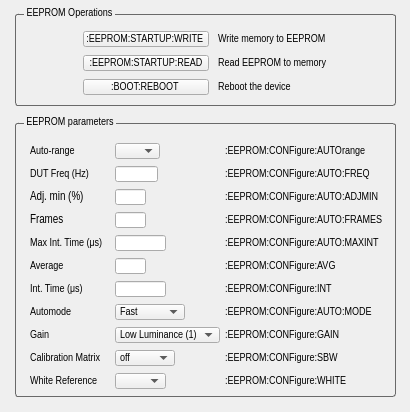
<?xml version="1.0" encoding="UTF-8"?>
<ui version="4.0">
 <class>Col_Startup_Values_Window</class>
 <widget class="QMainWindow" name="Col_Startup_Values_Window">
  <property name="geometry">
   <rect>
    <x>0</x>
    <y>0</y>
    <width>410</width>
    <height>412</height>
   </rect>
  </property>
  <property name="minimumSize">
   <size>
    <width>410</width>
    <height>412</height>
   </size>
  </property>
  <property name="maximumSize">
   <size>
    <width>410</width>
    <height>412</height>
   </size>
  </property>
  <property name="windowTitle">
   <string>Colorimeter Startup Values</string>
  </property>
  <widget class="QWidget" name="centralwidget">
   <widget class="QWidget" name="widget_08_eeprom_operations" native="true">
    <property name="geometry">
     <rect>
      <x>15</x>
      <y>7</y>
      <width>383</width>
      <height>114</height>
     </rect>
    </property>
    <widget class="QGroupBox" name="groupBox_ar_params_5">
     <property name="geometry">
      <rect>
       <x>0</x>
       <y>0</y>
       <width>381</width>
       <height>99</height>
      </rect>
     </property>
     <property name="font">
      <font>
       <family>Arial Narrow</family>
       <pointsize>8</pointsize>
      </font>
     </property>
     <property name="styleSheet">
      <string notr="true">QGroupBox {

    border: 1px solid gray;
    border-color: #696969;
    border-radius: 3px;
    margin-top: 7px;
}

QGroupBox::title {
    subcontrol-origin: margin;
    left: 9px;
    padding: 0px 1px 0px 1px;
}</string>
     </property>
     <property name="title">
      <string>EEPROM Operations</string>
     </property>
     <property name="alignment">
      <set>Qt::AlignLeading|Qt::AlignLeft|Qt::AlignVCenter</set>
     </property>
     <widget class="QWidget" name="gridLayoutWidget_2">
      <property name="geometry">
       <rect>
        <x>68</x>
        <y>16</y>
        <width>251</width>
        <height>81</height>
       </rect>
      </property>
      <layout class="QGridLayout" name="gridLayout_eeprom">
       <property name="horizontalSpacing">
        <number>9</number>
       </property>
       <property name="verticalSpacing">
        <number>0</number>
       </property>
       <item row="1" column="1">
        <widget class="QLabel" name="label_automode_4">
         <property name="minimumSize">
          <size>
           <width>0</width>
           <height>16</height>
          </size>
         </property>
         <property name="maximumSize">
          <size>
           <width>16777215</width>
           <height>16</height>
          </size>
         </property>
         <property name="font">
          <font>
           <family>Arial Narrow</family>
           <pointsize>8</pointsize>
          </font>
         </property>
         <property name="text">
          <string>Read EEPROM to memory </string>
         </property>
        </widget>
       </item>
       <item row="0" column="1">
        <widget class="QLabel" name="label_automode_5">
         <property name="minimumSize">
          <size>
           <width>0</width>
           <height>16</height>
          </size>
         </property>
         <property name="maximumSize">
          <size>
           <width>16777215</width>
           <height>16</height>
          </size>
         </property>
         <property name="font">
          <font>
           <family>Arial Narrow</family>
           <pointsize>8</pointsize>
          </font>
         </property>
         <property name="text">
          <string>Write memory to EEPROM</string>
         </property>
        </widget>
       </item>
       <item row="2" column="1">
        <widget class="QLabel" name="label_automode_3">
         <property name="minimumSize">
          <size>
           <width>0</width>
           <height>16</height>
          </size>
         </property>
         <property name="maximumSize">
          <size>
           <width>16777215</width>
           <height>16</height>
          </size>
         </property>
         <property name="font">
          <font>
           <family>Arial Narrow</family>
           <pointsize>8</pointsize>
          </font>
         </property>
         <property name="text">
          <string>Reboot the device</string>
         </property>
        </widget>
       </item>
       <item row="0" column="0">
        <widget class="QPushButton" name="pushButton_eeprom_write">
         <property name="minimumSize">
          <size>
           <width>126</width>
           <height>16</height>
          </size>
         </property>
         <property name="maximumSize">
          <size>
           <width>126</width>
           <height>16</height>
          </size>
         </property>
         <property name="font">
          <font>
           <family>Arial Narrow</family>
           <pointsize>8</pointsize>
          </font>
         </property>
         <property name="text">
          <string>:EEPROM:STARTUP:WRITE </string>
         </property>
        </widget>
       </item>
       <item row="1" column="0">
        <widget class="QPushButton" name="pushButton_eeprom_read">
         <property name="minimumSize">
          <size>
           <width>126</width>
           <height>16</height>
          </size>
         </property>
         <property name="maximumSize">
          <size>
           <width>126</width>
           <height>16</height>
          </size>
         </property>
         <property name="font">
          <font>
           <family>Arial Narrow</family>
           <pointsize>8</pointsize>
          </font>
         </property>
         <property name="text">
          <string>:EEPROM:STARTUP:READ</string>
         </property>
        </widget>
       </item>
       <item row="2" column="0">
        <widget class="QPushButton" name="pushButton_reboot">
         <property name="minimumSize">
          <size>
           <width>126</width>
           <height>16</height>
          </size>
         </property>
         <property name="maximumSize">
          <size>
           <width>126</width>
           <height>16</height>
          </size>
         </property>
         <property name="font">
          <font>
           <family>Arial Narrow</family>
           <pointsize>8</pointsize>
          </font>
         </property>
         <property name="text">
          <string>:BOOT:REBOOT </string>
         </property>
        </widget>
       </item>
      </layout>
     </widget>
    </widget>
   </widget>
   <widget class="QWidget" name="widget_09_eeprom_params" native="true">
    <property name="geometry">
     <rect>
      <x>15</x>
      <y>116</y>
      <width>391</width>
      <height>291</height>
     </rect>
    </property>
    <widget class="QGroupBox" name="groupBox_ar_params_6">
     <property name="geometry">
      <rect>
       <x>0</x>
       <y>0</y>
       <width>381</width>
       <height>281</height>
      </rect>
     </property>
     <property name="font">
      <font>
       <family>Arial Narrow</family>
       <pointsize>8</pointsize>
      </font>
     </property>
     <property name="styleSheet">
      <string notr="true">QGroupBox {

    border: 1px solid gray;
    border-color: #696969;
    border-radius: 3px;
    margin-top: 7px;
}

QGroupBox::title {
    subcontrol-origin: margin;
    left: 9px;
    padding: 0px 1px 0px 1px;
}</string>
     </property>
     <property name="title">
      <string>EEPROM parameters</string>
     </property>
     <property name="alignment">
      <set>Qt::AlignLeading|Qt::AlignLeft|Qt::AlignVCenter</set>
     </property>
     <widget class="QWidget" name="gridLayoutWidget_8">
      <property name="geometry">
       <rect>
        <x>10</x>
        <y>20</y>
        <width>381</width>
        <height>261</height>
       </rect>
      </property>
      <layout class="QGridLayout" name="gridLayout_core_params_2">
       <property name="topMargin">
        <number>0</number>
       </property>
       <property name="bottomMargin">
        <number>0</number>
       </property>
       <property name="spacing">
        <number>0</number>
       </property>
       <item row="7" column="1">
        <widget class="QComboBox" name="comboBox_automode_eeprom">
         <property name="minimumSize">
          <size>
           <width>70</width>
           <height>16</height>
          </size>
         </property>
         <property name="maximumSize">
          <size>
           <width>70</width>
           <height>16</height>
          </size>
         </property>
         <property name="font">
          <font>
           <family>Arial Narrow</family>
           <pointsize>8</pointsize>
          </font>
         </property>
         <property name="layoutDirection">
          <enum>Qt::LeftToRight</enum>
         </property>
         <property name="editable">
          <bool>false</bool>
         </property>
         <item>
          <property name="text">
           <string>Fast</string>
          </property>
         </item>
         <item>
          <property name="text">
           <string>Normal</string>
          </property>
         </item>
         <item>
          <property name="text">
           <string>Slow</string>
          </property>
         </item>
         <item>
          <property name="text">
           <string>Hi-sense</string>
          </property>
         </item>
         <item>
          <property name="text">
           <string>Manual</string>
          </property>
         </item>
         <item>
          <property name="text">
           <string>Not Set!</string>
          </property>
         </item>
        </widget>
       </item>
       <item row="9" column="1">
        <widget class="QComboBox" name="comboBox_sbw_eeprom">
         <property name="minimumSize">
          <size>
           <width>60</width>
           <height>16</height>
          </size>
         </property>
         <property name="maximumSize">
          <size>
           <width>60</width>
           <height>16</height>
          </size>
         </property>
         <property name="font">
          <font>
           <family>Arial Narrow</family>
           <pointsize>8</pointsize>
          </font>
         </property>
         <property name="layoutDirection">
          <enum>Qt::LeftToRight</enum>
         </property>
         <property name="editable">
          <bool>false</bool>
         </property>
         <item>
          <property name="text">
           <string>off</string>
          </property>
         </item>
         <item>
          <property name="text">
           <string>factory</string>
          </property>
         </item>
         <item>
          <property name="text">
           <string>user1</string>
          </property>
         </item>
         <item>
          <property name="text">
           <string>user2</string>
          </property>
         </item>
         <item>
          <property name="text">
           <string>user3</string>
          </property>
         </item>
         <item>
          <property name="text">
           <string>user4</string>
          </property>
         </item>
         <item>
          <property name="text">
           <string>user5</string>
          </property>
         </item>
         <item>
          <property name="text">
           <string>user6</string>
          </property>
         </item>
         <item>
          <property name="text">
           <string>user7</string>
          </property>
         </item>
         <item>
          <property name="text">
           <string>user8</string>
          </property>
         </item>
         <item>
          <property name="text">
           <string>user9</string>
          </property>
         </item>
         <item>
          <property name="text">
           <string>user10</string>
          </property>
         </item>
         <item>
          <property name="text">
           <string>user11</string>
          </property>
         </item>
         <item>
          <property name="text">
           <string>user12</string>
          </property>
         </item>
         <item>
          <property name="text">
           <string>user13</string>
          </property>
         </item>
         <item>
          <property name="text">
           <string>user14</string>
          </property>
         </item>
         <item>
          <property name="text">
           <string>user15</string>
          </property>
         </item>
         <item>
          <property name="text">
           <string>user16</string>
          </property>
         </item>
         <item>
          <property name="text">
           <string>user17</string>
          </property>
         </item>
         <item>
          <property name="text">
           <string>user18</string>
          </property>
         </item>
         <item>
          <property name="text">
           <string>user19</string>
          </property>
         </item>
         <item>
          <property name="text">
           <string>user20</string>
          </property>
         </item>
         <item>
          <property name="text">
           <string>user21</string>
          </property>
         </item>
         <item>
          <property name="text">
           <string>user22</string>
          </property>
         </item>
         <item>
          <property name="text">
           <string>user23</string>
          </property>
         </item>
         <item>
          <property name="text">
           <string>user24</string>
          </property>
         </item>
         <item>
          <property name="text">
           <string>user25</string>
          </property>
         </item>
         <item>
          <property name="text">
           <string>user26</string>
          </property>
         </item>
         <item>
          <property name="text">
           <string>user27</string>
          </property>
         </item>
         <item>
          <property name="text">
           <string>user28</string>
          </property>
         </item>
         <item>
          <property name="text">
           <string>user29</string>
          </property>
         </item>
         <item>
          <property name="text">
           <string>user30</string>
          </property>
         </item>
        </widget>
       </item>
       <item row="0" column="0">
        <widget class="QLabel" name="label_int_time_8">
         <property name="minimumSize">
          <size>
           <width>0</width>
           <height>16</height>
          </size>
         </property>
         <property name="maximumSize">
          <size>
           <width>16777215</width>
           <height>16</height>
          </size>
         </property>
         <property name="font">
          <font>
           <family>Arial Narrow</family>
           <pointsize>8</pointsize>
          </font>
         </property>
         <property name="text">
          <string>Auto-range</string>
         </property>
        </widget>
       </item>
       <item row="4" column="2">
        <widget class="QLabel" name="label_sbw_8">
         <property name="minimumSize">
          <size>
           <width>175</width>
           <height>16</height>
          </size>
         </property>
         <property name="maximumSize">
          <size>
           <width>175</width>
           <height>16</height>
          </size>
         </property>
         <property name="font">
          <font>
           <family>Arial Narrow</family>
           <pointsize>8</pointsize>
          </font>
         </property>
         <property name="text">
          <string>:EEPROM:CONFigure:AUTO:MAXINT </string>
         </property>
        </widget>
       </item>
       <item row="6" column="0">
        <widget class="QLabel" name="label_int_time_5">
         <property name="minimumSize">
          <size>
           <width>0</width>
           <height>16</height>
          </size>
         </property>
         <property name="maximumSize">
          <size>
           <width>16777215</width>
           <height>16</height>
          </size>
         </property>
         <property name="font">
          <font>
           <family>Arial Narrow</family>
           <pointsize>8</pointsize>
          </font>
         </property>
         <property name="text">
          <string>Int. Time (μs)</string>
         </property>
        </widget>
       </item>
       <item row="6" column="1">
        <widget class="QLineEdit" name="lineEdit_int_time_eeprom">
         <property name="minimumSize">
          <size>
           <width>51</width>
           <height>16</height>
          </size>
         </property>
         <property name="maximumSize">
          <size>
           <width>51</width>
           <height>16</height>
          </size>
         </property>
         <property name="font">
          <font>
           <family>Arial Narrow</family>
           <pointsize>8</pointsize>
          </font>
         </property>
         <property name="toolTip">
          <string>&lt;html&gt;&lt;head/&gt;&lt;body&gt;&lt;p&gt;&lt;span style=&quot; font-family:Arial Narrow; font-size:9pt; font-weight:600;&quot;&gt;320 - 1000000&lt;/span&gt;&lt;/p&gt;&lt;/body&gt;&lt;/html&gt;</string>
         </property>
         <property name="layoutDirection">
          <enum>Qt::LeftToRight</enum>
         </property>
         <property name="alignment">
          <set>Qt::AlignLeading|Qt::AlignLeft|Qt::AlignVCenter</set>
         </property>
        </widget>
       </item>
       <item row="1" column="2">
        <widget class="QLabel" name="label_dut_ar_freq_6">
         <property name="minimumSize">
          <size>
           <width>0</width>
           <height>16</height>
          </size>
         </property>
         <property name="maximumSize">
          <size>
           <width>16777215</width>
           <height>16</height>
          </size>
         </property>
         <property name="font">
          <font>
           <family>Arial Narrow</family>
           <pointsize>8</pointsize>
          </font>
         </property>
         <property name="text">
          <string>:EEPROM:CONFigure:AUTO:FREQ </string>
         </property>
        </widget>
       </item>
       <item row="10" column="2">
        <widget class="QLabel" name="label_sbw_7">
         <property name="minimumSize">
          <size>
           <width>0</width>
           <height>16</height>
          </size>
         </property>
         <property name="maximumSize">
          <size>
           <width>16777215</width>
           <height>16</height>
          </size>
         </property>
         <property name="font">
          <font>
           <family>Arial Narrow</family>
           <pointsize>8</pointsize>
          </font>
         </property>
         <property name="text">
          <string>:EEPROM:CONFigure:WHITE </string>
         </property>
        </widget>
       </item>
       <item row="5" column="0">
        <widget class="QLabel" name="label_avg_4">
         <property name="minimumSize">
          <size>
           <width>0</width>
           <height>16</height>
          </size>
         </property>
         <property name="maximumSize">
          <size>
           <width>16777215</width>
           <height>16</height>
          </size>
         </property>
         <property name="font">
          <font>
           <family>Arial Narrow</family>
           <pointsize>8</pointsize>
          </font>
         </property>
         <property name="text">
          <string>Average</string>
         </property>
        </widget>
       </item>
       <item row="5" column="1">
        <widget class="QLineEdit" name="lineEdit_eeprom_avg">
         <property name="minimumSize">
          <size>
           <width>31</width>
           <height>16</height>
          </size>
         </property>
         <property name="maximumSize">
          <size>
           <width>31</width>
           <height>16</height>
          </size>
         </property>
         <property name="font">
          <font>
           <family>Arial Narrow</family>
           <pointsize>8</pointsize>
          </font>
         </property>
         <property name="toolTip">
          <string>&lt;html&gt;&lt;head/&gt;&lt;body&gt;&lt;p&gt;&lt;span style=&quot; font-family:Arial Narrow; font-size:9pt; font-weight:600;&quot;&gt;1 - 255&lt;/span&gt;&lt;/p&gt;&lt;/body&gt;&lt;/html&gt;</string>
         </property>
         <property name="alignment">
          <set>Qt::AlignLeading|Qt::AlignLeft|Qt::AlignVCenter</set>
         </property>
        </widget>
       </item>
       <item row="5" column="2">
        <widget class="QLabel" name="label_avg_3">
         <property name="minimumSize">
          <size>
           <width>0</width>
           <height>16</height>
          </size>
         </property>
         <property name="maximumSize">
          <size>
           <width>16777215</width>
           <height>16</height>
          </size>
         </property>
         <property name="font">
          <font>
           <family>Arial Narrow</family>
           <pointsize>8</pointsize>
          </font>
         </property>
         <property name="text">
          <string>:EEPROM:CONFigure:AVG</string>
         </property>
        </widget>
       </item>
       <item row="0" column="1">
        <widget class="QComboBox" name="comboBox_autorange_eeprom">
         <property name="minimumSize">
          <size>
           <width>45</width>
           <height>16</height>
          </size>
         </property>
         <property name="maximumSize">
          <size>
           <width>45</width>
           <height>16</height>
          </size>
         </property>
         <property name="font">
          <font>
           <family>Arial Narrow</family>
           <pointsize>8</pointsize>
          </font>
         </property>
         <property name="layoutDirection">
          <enum>Qt::LeftToRight</enum>
         </property>
         <property name="editable">
          <bool>false</bool>
         </property>
         <property name="placeholderText">
          <string>clooooosed</string>
         </property>
         <item>
          <property name="text">
           <string>OFF</string>
          </property>
         </item>
         <item>
          <property name="text">
           <string>ON</string>
          </property>
         </item>
        </widget>
       </item>
       <item row="7" column="2">
        <widget class="QLabel" name="label_automode_7">
         <property name="minimumSize">
          <size>
           <width>0</width>
           <height>16</height>
          </size>
         </property>
         <property name="maximumSize">
          <size>
           <width>16777215</width>
           <height>16</height>
          </size>
         </property>
         <property name="font">
          <font>
           <family>Arial Narrow</family>
           <pointsize>8</pointsize>
          </font>
         </property>
         <property name="text">
          <string>:EEPROM:CONFigure:AUTO:MODE </string>
         </property>
        </widget>
       </item>
       <item row="7" column="0">
        <widget class="QLabel" name="label_automode_6">
         <property name="minimumSize">
          <size>
           <width>0</width>
           <height>16</height>
          </size>
         </property>
         <property name="maximumSize">
          <size>
           <width>16777215</width>
           <height>16</height>
          </size>
         </property>
         <property name="font">
          <font>
           <family>Arial Narrow</family>
           <pointsize>8</pointsize>
          </font>
         </property>
         <property name="text">
          <string>Automode</string>
         </property>
        </widget>
       </item>
       <item row="6" column="2">
        <widget class="QLabel" name="label_int_time_10">
         <property name="minimumSize">
          <size>
           <width>0</width>
           <height>16</height>
          </size>
         </property>
         <property name="maximumSize">
          <size>
           <width>16777215</width>
           <height>16</height>
          </size>
         </property>
         <property name="font">
          <font>
           <family>Arial Narrow</family>
           <pointsize>8</pointsize>
          </font>
         </property>
         <property name="text">
          <string>:EEPROM:CONFigure:INT </string>
         </property>
        </widget>
       </item>
       <item row="0" column="2">
        <widget class="QLabel" name="label_int_time_9">
         <property name="minimumSize">
          <size>
           <width>0</width>
           <height>16</height>
          </size>
         </property>
         <property name="maximumSize">
          <size>
           <width>16777215</width>
           <height>16</height>
          </size>
         </property>
         <property name="font">
          <font>
           <family>Arial Narrow</family>
           <pointsize>8</pointsize>
          </font>
         </property>
         <property name="text">
          <string>:EEPROM:CONFigure:AUTOrange </string>
         </property>
        </widget>
       </item>
       <item row="8" column="0">
        <widget class="QLabel" name="label_gain_19">
         <property name="minimumSize">
          <size>
           <width>0</width>
           <height>16</height>
          </size>
         </property>
         <property name="maximumSize">
          <size>
           <width>16777215</width>
           <height>16</height>
          </size>
         </property>
         <property name="font">
          <font>
           <family>Arial Narrow</family>
           <pointsize>8</pointsize>
          </font>
         </property>
         <property name="text">
          <string>Gain</string>
         </property>
        </widget>
       </item>
       <item row="1" column="0">
        <widget class="QLabel" name="label_dut_ar_freq_4">
         <property name="minimumSize">
          <size>
           <width>0</width>
           <height>16</height>
          </size>
         </property>
         <property name="maximumSize">
          <size>
           <width>16777215</width>
           <height>16</height>
          </size>
         </property>
         <property name="font">
          <font>
           <family>Arial Narrow</family>
           <pointsize>8</pointsize>
          </font>
         </property>
         <property name="text">
          <string>DUT Freq (Hz)</string>
         </property>
        </widget>
       </item>
       <item row="9" column="2">
        <widget class="QLabel" name="label_sbw_3">
         <property name="minimumSize">
          <size>
           <width>0</width>
           <height>16</height>
          </size>
         </property>
         <property name="maximumSize">
          <size>
           <width>16777215</width>
           <height>16</height>
          </size>
         </property>
         <property name="font">
          <font>
           <family>Arial Narrow</family>
           <pointsize>8</pointsize>
          </font>
         </property>
         <property name="text">
          <string>:EEPROM:CONFigure:SBW </string>
         </property>
        </widget>
       </item>
       <item row="3" column="2">
        <widget class="QLabel" name="label_sbw_5">
         <property name="minimumSize">
          <size>
           <width>175</width>
           <height>16</height>
          </size>
         </property>
         <property name="maximumSize">
          <size>
           <width>175</width>
           <height>16</height>
          </size>
         </property>
         <property name="font">
          <font>
           <family>Arial Narrow</family>
           <pointsize>8</pointsize>
          </font>
         </property>
         <property name="text">
          <string>:EEPROM:CONFigure:AUTO:FRAMES </string>
         </property>
        </widget>
       </item>
       <item row="8" column="2">
        <widget class="QLabel" name="label_gain_18">
         <property name="minimumSize">
          <size>
           <width>0</width>
           <height>16</height>
          </size>
         </property>
         <property name="maximumSize">
          <size>
           <width>16777215</width>
           <height>16</height>
          </size>
         </property>
         <property name="font">
          <font>
           <family>Arial Narrow</family>
           <pointsize>8</pointsize>
          </font>
         </property>
         <property name="text">
          <string>:EEPROM:CONFigure:GAIN </string>
         </property>
        </widget>
       </item>
       <item row="1" column="1">
        <widget class="QLineEdit" name="lineEdit_dut_freq_eeprom">
         <property name="minimumSize">
          <size>
           <width>43</width>
           <height>16</height>
          </size>
         </property>
         <property name="maximumSize">
          <size>
           <width>43</width>
           <height>16</height>
          </size>
         </property>
         <property name="font">
          <font>
           <family>Arial Narrow</family>
           <pointsize>8</pointsize>
          </font>
         </property>
         <property name="toolTip">
          <string>&lt;html&gt;&lt;head/&gt;&lt;body&gt;&lt;p&gt;&lt;span style=&quot; font-family:Arial Narrow; font-size:9pt; font-weight:600;&quot;&gt;0 - 250.0&lt;/span&gt;&lt;/p&gt;&lt;/body&gt;&lt;/html&gt;</string>
         </property>
         <property name="alignment">
          <set>Qt::AlignLeading|Qt::AlignLeft|Qt::AlignVCenter</set>
         </property>
        </widget>
       </item>
       <item row="2" column="2">
        <widget class="QLabel" name="label_sbw_6">
         <property name="minimumSize">
          <size>
           <width>175</width>
           <height>16</height>
          </size>
         </property>
         <property name="maximumSize">
          <size>
           <width>175</width>
           <height>16</height>
          </size>
         </property>
         <property name="font">
          <font>
           <family>Arial Narrow</family>
           <pointsize>8</pointsize>
          </font>
         </property>
         <property name="text">
          <string>:EEPROM:CONFigure:AUTO:ADJMIN </string>
         </property>
        </widget>
       </item>
       <item row="4" column="0">
        <widget class="QLabel" name="label_ar_max_int_time_2">
         <property name="minimumSize">
          <size>
           <width>77</width>
           <height>16</height>
          </size>
         </property>
         <property name="maximumSize">
          <size>
           <width>77</width>
           <height>16</height>
          </size>
         </property>
         <property name="font">
          <font>
           <family>Arial Narrow</family>
           <pointsize>8</pointsize>
          </font>
         </property>
         <property name="text">
          <string>Max Int. Time (μs)</string>
         </property>
        </widget>
       </item>
       <item row="2" column="0">
        <widget class="QLabel" name="label_ar_adjmin_2">
         <property name="minimumSize">
          <size>
           <width>80</width>
           <height>16</height>
          </size>
         </property>
         <property name="maximumSize">
          <size>
           <width>80</width>
           <height>16</height>
          </size>
         </property>
         <property name="font">
          <font>
           <family>Arial Narrow</family>
           <pointsize>9</pointsize>
          </font>
         </property>
         <property name="text">
          <string>Adj. min (%)</string>
         </property>
        </widget>
       </item>
       <item row="3" column="0">
        <widget class="QLabel" name="label_ar_frames_2">
         <property name="minimumSize">
          <size>
           <width>80</width>
           <height>16</height>
          </size>
         </property>
         <property name="maximumSize">
          <size>
           <width>80</width>
           <height>16</height>
          </size>
         </property>
         <property name="font">
          <font>
           <family>Arial Narrow</family>
           <pointsize>9</pointsize>
          </font>
         </property>
         <property name="text">
          <string>Frames</string>
         </property>
        </widget>
       </item>
       <item row="9" column="0">
        <widget class="QLabel" name="label_sbw_4">
         <property name="minimumSize">
          <size>
           <width>77</width>
           <height>16</height>
          </size>
         </property>
         <property name="maximumSize">
          <size>
           <width>77</width>
           <height>16</height>
          </size>
         </property>
         <property name="font">
          <font>
           <family>Arial Narrow</family>
           <pointsize>8</pointsize>
          </font>
         </property>
         <property name="text">
          <string>Calibration Matrix</string>
         </property>
        </widget>
       </item>
       <item row="8" column="1">
        <widget class="QComboBox" name="comboBox_gain_eeprom">
         <property name="minimumSize">
          <size>
           <width>105</width>
           <height>16</height>
          </size>
         </property>
         <property name="maximumSize">
          <size>
           <width>105</width>
           <height>16</height>
          </size>
         </property>
         <property name="font">
          <font>
           <family>Arial Narrow</family>
           <pointsize>8</pointsize>
          </font>
         </property>
         <property name="layoutDirection">
          <enum>Qt::LeftToRight</enum>
         </property>
         <property name="styleSheet">
          <string notr="true"/>
         </property>
         <property name="editable">
          <bool>false</bool>
         </property>
         <item>
          <property name="text">
           <string>Low Luminance (1)</string>
          </property>
         </item>
         <item>
          <property name="text">
           <string>Med. Luminance (2)</string>
          </property>
         </item>
         <item>
          <property name="text">
           <string>High Luminance (3)</string>
          </property>
         </item>
        </widget>
       </item>
       <item row="2" column="1">
        <widget class="QLineEdit" name="lineEdit_adjmin_eeprom">
         <property name="minimumSize">
          <size>
           <width>31</width>
           <height>16</height>
          </size>
         </property>
         <property name="maximumSize">
          <size>
           <width>31</width>
           <height>16</height>
          </size>
         </property>
         <property name="font">
          <font>
           <family>Arial Narrow</family>
           <pointsize>8</pointsize>
          </font>
         </property>
         <property name="toolTip">
          <string>&lt;html&gt;&lt;head/&gt;&lt;body&gt;&lt;p&gt;&lt;span style=&quot; font-family:Arial Narrow; font-size:9pt; font-weight:600;&quot;&gt;1 - 30&lt;/span&gt;&lt;/p&gt;&lt;/body&gt;&lt;/html&gt;</string>
         </property>
         <property name="alignment">
          <set>Qt::AlignLeading|Qt::AlignLeft|Qt::AlignVCenter</set>
         </property>
        </widget>
       </item>
       <item row="4" column="1">
        <widget class="QLineEdit" name="lineEdit_max_int_time_eeprom">
         <property name="minimumSize">
          <size>
           <width>51</width>
           <height>16</height>
          </size>
         </property>
         <property name="maximumSize">
          <size>
           <width>51</width>
           <height>16</height>
          </size>
         </property>
         <property name="font">
          <font>
           <family>Arial Narrow</family>
           <pointsize>8</pointsize>
          </font>
         </property>
         <property name="toolTip">
          <string>&lt;html&gt;&lt;head/&gt;&lt;body&gt;&lt;p&gt;&lt;span style=&quot; font-family:Arial Narrow; font-size:9pt; font-weight:600;&quot;&gt;1/freq - 1s&lt;/span&gt;&lt;/p&gt;&lt;/body&gt;&lt;/html&gt;</string>
         </property>
         <property name="alignment">
          <set>Qt::AlignLeading|Qt::AlignLeft|Qt::AlignVCenter</set>
         </property>
        </widget>
       </item>
       <item row="3" column="1">
        <widget class="QLineEdit" name="lineEdit_frames_eeprom">
         <property name="minimumSize">
          <size>
           <width>31</width>
           <height>16</height>
          </size>
         </property>
         <property name="maximumSize">
          <size>
           <width>31</width>
           <height>16</height>
          </size>
         </property>
         <property name="font">
          <font>
           <family>Arial Narrow</family>
           <pointsize>8</pointsize>
          </font>
         </property>
         <property name="toolTip">
          <string>&lt;html&gt;&lt;head/&gt;&lt;body&gt;&lt;p&gt;&lt;span style=&quot; font-family:Arial Narrow; font-size:9pt; font-weight:600;&quot;&gt;1 - 255&lt;/span&gt;&lt;/p&gt;&lt;/body&gt;&lt;/html&gt;</string>
         </property>
         <property name="alignment">
          <set>Qt::AlignLeading|Qt::AlignLeft|Qt::AlignVCenter</set>
         </property>
        </widget>
       </item>
       <item row="10" column="1">
        <widget class="QComboBox" name="comboBox_std_illuminant_eeprom">
         <property name="minimumSize">
          <size>
           <width>51</width>
           <height>16</height>
          </size>
         </property>
         <property name="maximumSize">
          <size>
           <width>51</width>
           <height>16</height>
          </size>
         </property>
         <property name="font">
          <font>
           <family>Arial Narrow</family>
           <pointsize>8</pointsize>
          </font>
         </property>
         <property name="layoutDirection">
          <enum>Qt::LeftToRight</enum>
         </property>
         <property name="editable">
          <bool>false</bool>
         </property>
         <property name="placeholderText">
          <string>clooooosed</string>
         </property>
         <item>
          <property name="text">
           <string>A</string>
          </property>
         </item>
         <item>
          <property name="text">
           <string>D65</string>
          </property>
         </item>
         <item>
          <property name="text">
           <string>C</string>
          </property>
         </item>
         <item>
          <property name="text">
           <string>D50</string>
          </property>
         </item>
         <item>
          <property name="text">
           <string>D55</string>
          </property>
         </item>
         <item>
          <property name="text">
           <string>D75</string>
          </property>
         </item>
         <item>
          <property name="text">
           <string>FL1</string>
          </property>
         </item>
         <item>
          <property name="text">
           <string>FL2</string>
          </property>
         </item>
         <item>
          <property name="text">
           <string>FL3</string>
          </property>
         </item>
         <item>
          <property name="text">
           <string>FL4</string>
          </property>
         </item>
         <item>
          <property name="text">
           <string>FL5</string>
          </property>
         </item>
         <item>
          <property name="text">
           <string>FL6</string>
          </property>
         </item>
         <item>
          <property name="text">
           <string>FL7</string>
          </property>
         </item>
         <item>
          <property name="text">
           <string>FL8</string>
          </property>
         </item>
         <item>
          <property name="text">
           <string>FL9</string>
          </property>
         </item>
         <item>
          <property name="text">
           <string>FL10</string>
          </property>
         </item>
         <item>
          <property name="text">
           <string>FL11</string>
          </property>
         </item>
         <item>
          <property name="text">
           <string>FL12</string>
          </property>
         </item>
         <item>
          <property name="text">
           <string>HP1</string>
          </property>
         </item>
         <item>
          <property name="text">
           <string>HP2</string>
          </property>
         </item>
         <item>
          <property name="text">
           <string>HP3</string>
          </property>
         </item>
         <item>
          <property name="text">
           <string>HP4</string>
          </property>
         </item>
         <item>
          <property name="text">
           <string>HP5</string>
          </property>
         </item>
         <item>
          <property name="text">
           <string>E</string>
          </property>
         </item>
        </widget>
       </item>
       <item row="10" column="0">
        <widget class="QLabel" name="label_sbw_16">
         <property name="minimumSize">
          <size>
           <width>67</width>
           <height>16</height>
          </size>
         </property>
         <property name="maximumSize">
          <size>
           <width>67</width>
           <height>16</height>
          </size>
         </property>
         <property name="font">
          <font>
           <family>Arial Narrow</family>
           <pointsize>8</pointsize>
          </font>
         </property>
         <property name="text">
          <string>White Reference</string>
         </property>
        </widget>
       </item>
      </layout>
     </widget>
    </widget>
   </widget>
  </widget>
 </widget>
 <resources/>
 <connections/>
</ui>
